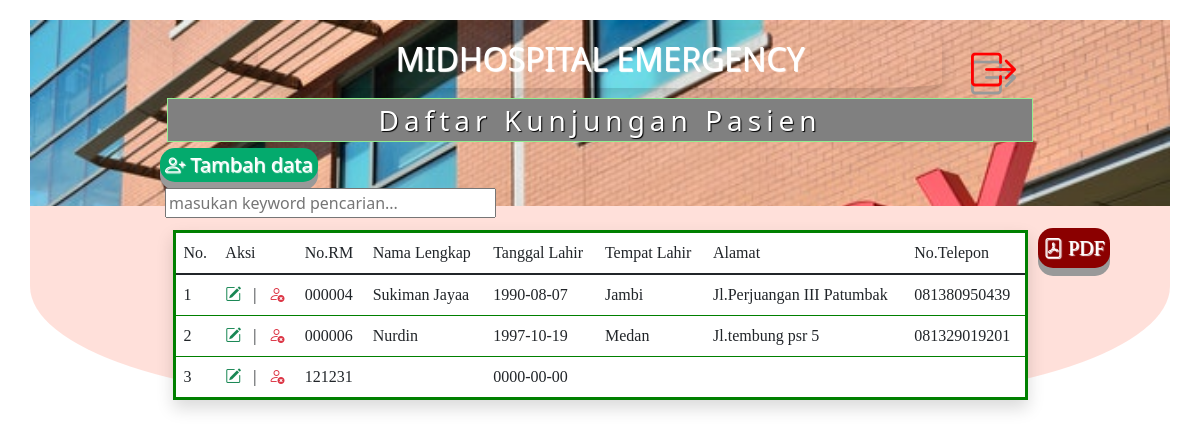
The app's page /index.php (signed in) with its own data.
### tables this page shows
CREATE TABLE `pasien` (
  `id` int(11) NOT NULL,
  `no_rm` char(6) DEFAULT NULL,
  `nama` varchar(200) DEFAULT NULL,
  `tgl_lahir` date DEFAULT NULL,
  `tmpt_lahir` varchar(200) DEFAULT NULL,
  `alamat` varchar(200) DEFAULT NULL,
  `no_tlp` char(12) DEFAULT NULL
);

### functions.php (called while the page is built, shortened)
<?php
	$conn = mysqli_connect("localhost", "root", "", "myapp");
	function query($query) {
		global $conn;
		$result = mysqli_query($conn, $query);
		$rows = [];
		while($row = mysqli_fetch_assoc($result)) {
			$rows[] = $row;
		}
		return $rows;
	}
?>

### index.php (the view, shortened to what this page needs)
<?php
	require 'functions.php';
	$pasien = query("SELECT * FROM pasien");
?>
<!doctype html>
<html lang="en">
<head>
	<link rel="stylesheet" href="reset.css">
	<link rel="stylesheet" href="mun.css">
	<link href="https://cdn.jsdelivr.net/npm/bootstrap@5.1.3/dist/css/bootstrap.min.css" rel="stylesheet">
	<link rel="stylesheet" href="https://cdn.jsdelivr.net/npm/bootstrap-icons@1.7.2/font/bootstrap-icons.css">
</head>
<body>
	<div class="container">
		<div class="header cf">
			<a href="logout.php" class="out sm bi bi-box-arrow-right"></a>
			<a href="cetak.php" target="_blank" class="cetak bi bi-file-pdf"> PDF</a>
			<h1 class="text-center shadow sm fs-2" style="margin-left: 20%; margin-right: 20%;
			margin-top: 10px; margin-bottom:10px; padding: 10px; color:white;
			border-radius: 10%; text-shadow: 1px 1px 1px white;">MIDHOSPITAL EMERGENCY</h1>
			<p class="fs-3 text-center">Daftar Kunjungan Pasien</p>
			<a class="link fs-5 bi bi-person-plus text-decoration-none"
				href="tambah.php" style="margin-left:130px;position:absolute;margin-top:-10px; padding:2px 5px;"> Tambah data</a>
			<form action="" method="post">
				<input type="text" name="keyword" size="30" style="margin-left: 135px; position: absolute;
				margin-top:30px;" autofocus placeholder="masukan keyword pencarian..." autocomplete="off" id="keyword">
				<br><br>
			</form>
		</div>
		<div id="container">
			<table class="table sm w-75 m-auto mt-4 shadow" border="3" style="padding:10px;font-family:times new roman;background-color:white;border:3px solid green;">
				<thead>
					<th>No.</th>
					<th>Aksi</th>
					<th>No.RM</th>
					<th>Nama Lengkap</th>
					<th>Tanggal Lahir</th>
					<th>Tempat Lahir</th>
					<th>Alamat</th>
					<th>No.Telepon</th>
				</thead>
				<?php $i = 1; ?>
				<?php foreach( $pasien as $row ) : ?>
				<tr>
					<td><?= $i; ?></td>
					<td>
						<a class="bi bi-pencil-square me-2 text-success" href="ubah.php?id=<?= $row["id"]; ?>"></a> |
						<a class="bi bi-person-x ms-2 text-danger" href="hapus.php?id=<?= $row["id"]; ?>" onclick="return confirm('Yakin?');"></a>
					</td>
					<td><?= $row['no_rm']; ?></td>
					<td><?= $row['nama']; ?></td>
					<td><?= $row['tgl_lahir']; ?></td>
					<td><?= $row['tmpt_lahir']; ?></td>
					<td><?= $row['alamat']; ?></td>
					<td><?= $row['no_tlp']; ?></td>
				</tr>
				<?php $i++; ?>
				<?php endforeach; ?>
			</table>
		</div>
	</div>
</body>
</html>

### mun.css (style rules this page uses)
body { height: 1000; background-color: red; background-size: cover; background-image: url(min.jpg); }
.cf:before, .cf:after { content: " "; display: table; }
.cf:after { clear: both; }
.cf { *zoom: 1; }
.header { background-color: grey; background-image: url(uwu.jpg); background-size: cover; z-index: 1; }
.header p { color: white; margin-left: 12%; margin-right: 12%; letter-spacing: 5px; background-color: rgba(128 128 128); background-size: 100px; border: 1px solid lightgreen; text-shadow: 1px 1px 1px black; }
.link { padding: 15px 25px; outline: none; color: #fff; background-color: #04aa6d; border: none; border-radius: 15px; box-shadow: 0 8px #999; }
.out { margin-top: 15px; margin-left: 78%; padding: 0 5px; font-size: 45px; outline: none; color: red; border-radius: 15px; border: none; text-shadow: 0 8px #999; position: absolute; }

### index.php (style rules this page uses)
.container { background-color: rgba(255, 99, 71, 0.2); border-radius: 30%; padding: 0; margin-top: 20px; text-shadow: 1px 1px 1px white; }
.cetak { font-size: 20px; text-decoration: none; position: absolute; margin-left: 63rem; margin-top: 13rem; outline: none; color: #fff; background-color: darkred; border: none; border-radius: 15px; box-shadow: 0 8px #999; font-family: algerian; padding: 5px; }

### records on screen
pasien: no_rm "000004", nama "Sukiman Jayaa", tgl_lahir "1990-08-07", tmpt_lahir "Jambi", alamat "Jl.Perjuangan III Patumbak", no_tlp "081380950439"
pasien: no_rm "000006", nama "Nurdin", tgl_lahir "1997-10-19", tmpt_lahir "Medan", alamat "Jl.tembung psr 5", no_tlp "081329019201"
pasien: no_rm "121231", tgl_lahir "0000-00-00"
